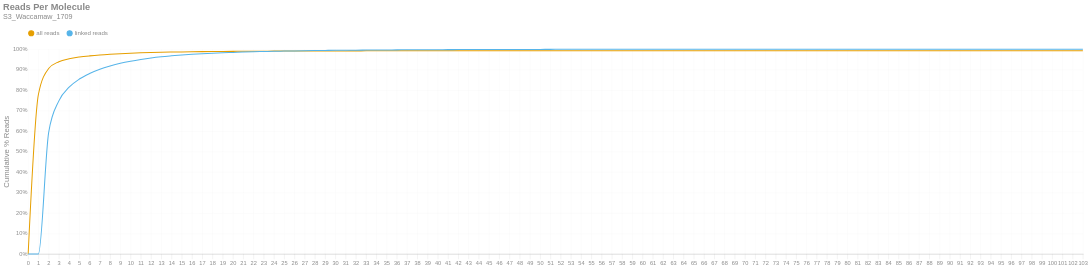

This figure's notebook cell:
### Markdown cell above
### Reads per Molecule
This chart shows the cumulative distribution of the number of reads per linked molecule. That is, how many alignments are associated with a unique molecule. This excludes the number of reads associated with invalid or absent linked-read barcodes. The `linked` histogram is the percentages recalculated when disregarding singletons.

### Code cell
if SKIPLR:
    print_html(f"Skipped")
else:
    counts = np.bincount(valids['reads'].cast(pl.Int64).to_numpy())
    weighted = counts * np.arange(len(counts))
    all_perc = weighted / n_reads
    linked_perc = weighted / n_linked_reads
    linked_perc[1] = 0
    binned_df = pl.DataFrame({
        'readsper': list(range(len(counts))),
        'all reads (cumsum)': np.cumsum(all_perc).tolist(),
        'linked reads (cumsum)': np.cumsum(linked_perc).tolist(),
    })

    with SafeRender(binned_df):
        (
            density_plot(binned_df, 'Reads Per Molecule', samplename, 'readspmol')
            .encode(
                x=alt.X('readsper:O', title=None).axis(labelAngle=0).scale(padding=0),
                y=alt.Y('value:Q', title='Cumulative % Reads').axis(format='%').stack(False),
                color=alt.Color("key:N").scale(domain=["all reads", "linked reads"]),
                tooltip=[
                    alt.Tooltip("key:N", title="Data Type"),
                    alt.Tooltip("readsper:O", title="Reads Per Molecule"),
                    alt.Tooltip("value:Q", format=".2%", title="% Reads (Cum.)")
                ]            
            )
        ).display()

### Figure 1 — Vega-Lite specification as saved in the notebook (floating-point values rounded to 4 significant figures)
{"width": "container", "height": 400, "config": {"title": {"anchor": "start", "dy": -15, "fontSize": 18, "color": "#888888", "subtitleColor": "#888888", "subtitleFontSize": 14}, "arc": {"fill": "#0072B2"}, "axis": {"domainColor": "#888888", "domainWidth": 0.5, "gridWidth": 0.2, "grid": false, "titleFontWeight": 400, "titleFontSize": 15, "labelFontSize": 11, "labelColor": "#888888", "tickColor": "#888888", "tickWidth": 0.2, "titleColor": "#888888"}, "axisBand": {"grid": false}, "axisX": {"grid": true, "tickSize": 10, "domainCap": "round"}, "axisY": {"domain": false, "grid": true, "tickSize": 0, "domainCap": "round"}, "background": "transparent", "header": {"labelFontSize": 15, "labelColor": "#888888", "titleFontSize": 15, "titleFontWeight": 600, "titleColor": "#888888"}, "legend": {"labelFont": "sans-serif", "labelFontSize": 12, "labelColor": "#888888", "symbolSize": 100, "symbolType": "circle", "titleFontSize": 12, "titlePadding": 10, "titleColor": "#888888", "title": null, "orient": "top"}, "range": {"category": ["#E69F00", "#56B4E9", "#009E73", "#F0E442", "#0072B2", "#D55E00", "#CC79A7", "#000000"], "diverging": ["#cfe8f3", "#a2d4ec", "#73bfe2", "#46abdb", "#1696d2", "#12719e"]}, "area": {"fill": "#0072B2", "fillOpacity": 0.7, "line": true, "strokeOpacity": 0.7}, "line": {"color": "#0072B2", "stroke": "#0072B2", "strokeWidth": 2}, "trail": {"color": "#0072B2", "stroke": "#0072B2", "strokeWidth": 0, "size": 1}, "point": {"filled": true, "fillOpacity": 1.0, "size": 95}, "text": {"color": "#888888", "fontSize": 11, "align": "right", "fontWeight": 400, "size": 11}, "bar": {"fill": "#0072B2", "stroke": null}, "view": {"stroke": null, "continuousWidth": 660, "continuousHeight": 400}}, "data": {"name": "data-306ba3f9fceb728699d6a1ba13be41be"}, "mark": {"type": "line", "interpolate": "monotone", "point": {"opacity": 0, "size": 275}}, "encoding": {"color": {"field": "key", "scale": {"domain": ["all reads", "linked reads"]}, "type": "nominal"}, "tooltip": [{"field": "key", "title": "Data Type", "type": "nominal"}, {"field": "readsper", "title": "Reads Per Molecule", "type": "ordinal"}, {"field": "value", "format": ".2%", "title": "% Reads (Cum.)", "type": "quantitative"}], "x": {"axis": {"labelAngle": 0}, "field": "readsper", "scale": {"padding": 0}, "title": null, "type": "ordinal"}, "y": {"axis": {"format": "%"}, "field": "value", "stack": false, "title": "Cumulative % Reads", "type": "quantitative"}}, "params": [{"name": "param_c36ac31b6afebe62", "select": {"type": "point", "fields": ["key"]}, "bind": "legend"}], "title": {"text": "Reads Per Molecule", "subtitle": "S3_Waccamaw_1709"}, "transform": [{"fold": ["all reads (cumsum)", "linked reads (cumsum)"]}, {"calculate": "replace(datum.key, ' (cumsum)', '')", "as": "key"}, {"filter": {"param": "param_c36ac31b6afebe62"}}], "usermeta": {"embedOptions": {"downloadFileName": "S3_Waccamaw_1709.readspmol"}}, "$schema": "https://vega.github.io/schema/vega-lite/v6.1.0.json", "datasets": {"data-306ba3f9fceb728699d6a1ba13be41be": [{"readsper": 0, "all reads (cumsum)": 0.0, "linked reads (cumsum)": 0.0}, {"readsper": 1, "all reads (cumsum)": 0.7785, "linked reads (cumsum)": 0.0}, {"readsper": 2, "all reads (cumsum)": 0.9053, "linked reads (cumsum)": 0.5921}, {"readsper": 3, "all reads (cumsum)": 0.9386, "linked reads (cumsum)": 0.7475}, {"readsper": 4, "all reads (cumsum)": 0.9529, "linked reads (cumsum)": 0.8144}, {"readsper": 5, "all reads (cumsum)": 0.9614, "linked reads (cumsum)": 0.8541}, {"readsper": 6, "all reads (cumsum)": 0.9672, "linked reads (cumsum)": 0.8811}, {"readsper": 7, "all reads (cumsum)": 0.9717, "linked reads (cumsum)": 0.9021}, {"readsper": 8, "all reads (cumsum)": 0.9751, "linked reads (cumsum)": 0.9179}, {"readsper": 9, "all reads (cumsum)": 0.9779, "linked reads (cumsum)": 0.9311}, {"readsper": 10, "all reads (cumsum)": 0.9801, "linked reads (cumsum)": 0.9414}, {"readsper": 11, "all reads (cumsum)": 0.9819, "linked reads (cumsum)": 0.95}, {"readsper": 12, "all reads (cumsum)": 0.9835, "linked reads (cumsum)": 0.9572}, {"readsper": 13, "all reads (cumsum)": 0.9847, "linked reads (cumsum)": 0.9629}, {"readsper": 14, "all reads (cumsum)": 0.9857, "linked reads (cumsum)": 0.9676}, {"readsper": 15, "all reads (cumsum)": 0.9866, "linked reads (cumsum)": 0.9718}, {"readsper": 16, "all reads (cumsum)": 0.9874, "linked reads (cumsum)": 0.9753}, {"readsper": 17, "all reads (cumsum)": 0.9879, "linked reads (cumsum)": 0.9779}, {"readsper": 18, "all reads (cumsum)": 0.9884, "linked reads (cumsum)": 0.9802}, {"readsper": 19, "all reads (cumsum)": 0.9888, "linked reads (cumsum)": 0.9822}, {"readsper": 20, "all reads (cumsum)": 0.9892, "linked reads (cumsum)": 0.9839}, {"readsper": 21, "all reads (cumsum)": 0.9896, "linked reads (cumsum)": 0.9857}, {"readsper": 22, "all reads (cumsum)": 0.9899, "linked reads (cumsum)": 0.9873}, {"readsper": 23, "all reads (cumsum)": 0.9902, "linked reads (cumsum)": 0.9885}, {"readsper": 24, "all reads (cumsum)": 0.9904, "linked reads (cumsum)": 0.9897}, {"readsper": 25, "all reads (cumsum)": 0.9906, "linked reads (cumsum)": 0.9905}, {"readsper": 26, "all reads (cumsum)": 0.9908, "linked reads (cumsum)": 0.9915}, {"readsper": 27, "all reads (cumsum)": 0.991, "linked reads (cumsum)": 0.9923}, {"readsper": 28, "all reads (cumsum)": 0.9912, "linked reads (cumsum)": 0.9931}, {"readsper": 29, "all reads (cumsum)": 0.9913, "linked reads (cumsum)": 0.9938}, {"readsper": 30, "all reads (cumsum)": 0.9915, "linked reads (cumsum)": 0.9944}, {"readsper": 31, "all reads (cumsum)": 0.9915, "linked reads (cumsum)": 0.9947}, {"readsper": 32, "all reads (cumsum)": 0.9916, "linked reads (cumsum)": 0.9949}, {"readsper": 33, "all reads (cumsum)": 0.9917, "linked reads (cumsum)": 0.9955}, {"readsper": 34, "all reads (cumsum)": 0.9918, "linked reads (cumsum)": 0.996}, {"readsper": 35, "all reads (cumsum)": 0.9918, "linked reads (cumsum)": 0.9962}, {"readsper": 36, "all reads (cumsum)": 0.9919, "linked reads (cumsum)": 0.9965}, {"readsper": 37, "all reads (cumsum)": 0.9919, "linked reads (cumsum)": 0.9967}, {"readsper": 38, "all reads (cumsum)": 0.992, "linked reads (cumsum)": 0.997}, {"readsper": 39, "all reads (cumsum)": 0.9921, "linked reads (cumsum)": 0.9972}, {"readsper": 40, "all reads (cumsum)": 0.9921, "linked reads (cumsum)": 0.9974}, {"readsper": 41, "all reads (cumsum)": 0.9921, "linked reads (cumsum)": 0.9977}, {"readsper": 42, "all reads (cumsum)": 0.9922, "linked reads (cumsum)": 0.9978}, {"readsper": 43, "all reads (cumsum)": 0.9922, "linked reads (cumsum)": 0.9981}, {"readsper": 44, "all reads (cumsum)": 0.9923, "linked reads (cumsum)": 0.9982}, {"readsper": 45, "all reads (cumsum)": 0.9923, "linked reads (cumsum)": 0.9983}, {"readsper": 46, "all reads (cumsum)": 0.9923, "linked reads (cumsum)": 0.9984}, {"readsper": 47, "all reads (cumsum)": 0.9923, "linked reads (cumsum)": 0.9986}, {"readsper": 48, "all reads (cumsum)": 0.9924, "linked reads (cumsum)": 0.9986}, {"readsper": 49, "all reads (cumsum)": 0.9924, "linked reads (cumsum)": 0.9988}, {"readsper": 50, "all reads (cumsum)": 0.9924, "linked reads (cumsum)": 0.9988}, {"readsper": 51, "all reads (cumsum)": 0.9924, "linked reads (cumsum)": 0.9989}, {"readsper": 52, "all reads (cumsum)": 0.9924, "linked reads (cumsum)": 0.9991}, {"readsper": 53, "all reads (cumsum)": 0.9924, "linked reads (cumsum)": 0.9991}, {"readsper": 54, "all reads (cumsum)": 0.9925, "linked reads (cumsum)": 0.9992}, {"readsper": 55, "all reads (cumsum)": 0.9925, "linked reads (cumsum)": 0.9993}, {"readsper": 56, "all reads (cumsum)": 0.9925, "linked reads (cumsum)": 0.9994}, {"readsper": 57, "all reads (cumsum)": 0.9925, "linked reads (cumsum)": 0.9995}, {"readsper": 58, "all reads (cumsum)": 0.9925, "linked reads (cumsum)": 0.9995}, {"readsper": 59, "all reads (cumsum)": 0.9925, "linked reads (cumsum)": 0.9995}, {"readsper": 60, "all reads (cumsum)": 0.9925, "linked reads (cumsum)": 0.9995}, {"readsper": 61, "all reads (cumsum)": 0.9925, "linked reads (cumsum)": 0.9995}, {"readsper": 62, "all reads (cumsum)": 0.9925, "linked reads (cumsum)": 0.9995}, {"readsper": 63, "all reads (cumsum)": 0.9925, "linked reads (cumsum)": 0.9995}, {"readsper": 64, "all reads (cumsum)": 0.9926, "linked reads (cumsum)": 0.9996}, {"readsper": 65, "all reads (cumsum)": 0.9926, "linked reads (cumsum)": 0.9997}, {"readsper": 66, "all reads (cumsum)": 0.9926, "linked reads (cumsum)": 0.9997}, {"readsper": 67, "all reads (cumsum)": 0.9926, "linked reads (cumsum)": 0.9997}, {"readsper": 68, "all reads (cumsum)": 0.9926, "linked reads (cumsum)": 0.9997}, {"readsper": 69, "all reads (cumsum)": 0.9926, "linked reads (cumsum)": 0.9997}, {"readsper": 70, "all reads (cumsum)": 0.9926, "linked reads (cumsum)": 0.9998}, {"readsper": 71, "all reads (cumsum)": 0.9926, "linked reads (cumsum)": 0.9998}, {"readsper": 72, "all reads (cumsum)": 0.9926, "linked reads (cumsum)": 0.9998}, {"readsper": 73, "all reads (cumsum)": 0.9926, "linked reads (cumsum)": 0.9998}, {"readsper": 74, "all reads (cumsum)": 0.9926, "linked reads (cumsum)": 0.9999}, {"readsper": 75, "all reads (cumsum)": 0.9926, "linked reads (cumsum)": 0.9999}, {"readsper": 76, "all reads (cumsum)": 0.9926, "linked reads (cumsum)": 0.9999}, {"readsper": 77, "all reads (cumsum)": 0.9926, "linked reads (cumsum)": 0.9999}, {"readsper": 78, "all reads (cumsum)": 0.9926, "linked reads (cumsum)": 0.9999}, {"readsper": 79, "all reads (cumsum)": 0.9926, "linked reads (cumsum)": 0.9999}, {"readsper": 80, "all reads (cumsum)": 0.9926, "linked reads (cumsum)": 0.9999}, {"readsper": 81, "all reads (cumsum)": 0.9926, "linked reads (cumsum)": 0.9999}, {"readsper": 82, "all reads (cumsum)": 0.9926, "linked reads (cumsum)": 0.9999}, {"readsper": 83, "all reads (cumsum)": 0.9926, "linked reads (cumsum)": 0.9999}, {"readsper": 84, "all reads (cumsum)": 0.9926, "linked reads (cumsum)": 0.9999}, {"readsper": 85, "all reads (cumsum)": 0.9926, "linked reads (cumsum)": 0.9999}, {"readsper": 86, "all reads (cumsum)": 0.9926, "linked reads (cumsum)": 0.9999}, {"readsper": 87, "all reads (cumsum)": 0.9926, "linked reads (cumsum)": 0.9999}, {"readsper": 88, "all reads (cumsum)": 0.9926, "linked reads (cumsum)": 0.9999}, {"readsper": 89, "all reads (cumsum)": 0.9926, "linked reads (cumsum)": 0.9999}, {"readsper": 90, "all reads (cumsum)": 0.9926, "linked reads (cumsum)": 0.9999}, {"readsper": 91, "all reads (cumsum)": 0.9926, "linked reads (cumsum)": 0.9999}, {"readsper": 92, "all reads (cumsum)": 0.9926, "linked reads (cumsum)": 0.9999}, {"readsper": 93, "all reads (cumsum)": 0.9926, "linked reads (cumsum)": 0.9999}, {"readsper": 94, "all reads (cumsum)": 0.9926, "linked reads (cumsum)": 0.9999}, {"readsper": 95, "all reads (cumsum)": 0.9926, "linked reads (cumsum)": 0.9999}, {"readsper": 96, "all reads (cumsum)": 0.9926, "linked reads (cumsum)": 0.9999}, {"readsper": 97, "all reads (cumsum)": 0.9926, "linked reads (cumsum)": 0.9999}, {"readsper": 98, "all reads (cumsum)": 0.9926, "linked reads (cumsum)": 0.9999}, {"readsper": 99, "all reads (cumsum)": 0.9926, "linked reads (cumsum)": 0.9999}, {"readsper": 100, "all reads (cumsum)": 0.9926, "linked reads (cumsum)": 0.9999}, {"readsper": 101, "all reads (cumsum)": 0.9926, "linked reads (cumsum)": 0.9999}, {"readsper": 102, "all reads (cumsum)": 0.9926, "linked reads (cumsum)": 0.9999}, {"readsper": 103, "all reads (cumsum)": 0.9926, "linked reads (cumsum)": 1.0}]}}
